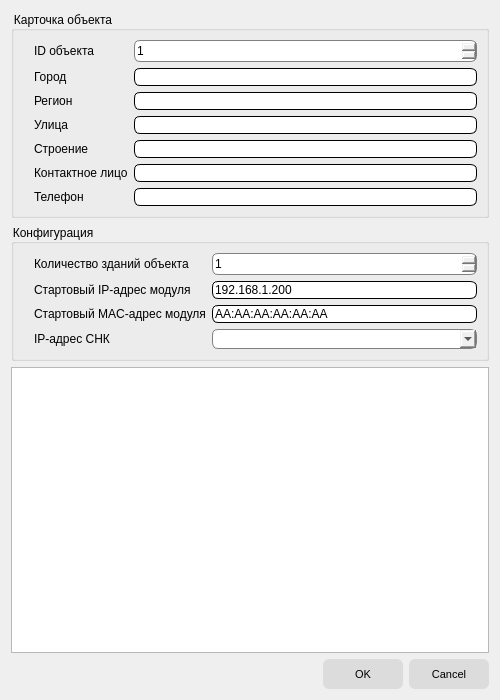
<?xml version="1.0" encoding="UTF-8"?>
<ui version="4.0">
 <class>AddGuardedObjectDialog</class>
 <widget class="QDialog" name="AddGuardedObjectDialog">
  <property name="geometry">
   <rect>
    <x>0</x>
    <y>0</y>
    <width>500</width>
    <height>700</height>
   </rect>
  </property>
  <property name="windowTitle">
   <string>Создать охраняемый объект</string>
  </property>
  <property name="styleSheet">
   <string notr="true">QWidget
{
	font-size: 9pt;
}

QPushButton
{
	background-color: rgb(220, 220, 220);
	border: none;
	border-radius: 6px;
	min-width: 80px;	
	min-height: 30px;
	font-size: 8pt;
}

QPushButton:hover
{
	border-top: 1px solid black;
	border-left: 1px solid black;
	border-right: 2px outset black;
	border-bottom: 2px outset black;
}

QPushButton:pressed
{
	border: 2px inset black;
}

QLineEdit
{
	border: 1px solid black;
	border-radius: 6px;
}

QSpinBox
{
	border-radius: 6px;
	border: 1px solid gray;
	min-height: 20px;
	min-width: 60px;
}

QComboBox
{
	border-radius: 6px;
	border: 1px solid gray;
	min-width: 120px;
	min-height: 18px;
}

#wgtContainer
{
	background-color: rgb(255, 255, 255);
}

</string>
  </property>
  <layout class="QVBoxLayout" name="verticalLayout">
   <item>
    <widget class="QGroupBox" name="groupBox">
     <property name="title">
      <string>Карточка объекта</string>
     </property>
     <layout class="QGridLayout" name="gridLayout">
      <property name="leftMargin">
       <number>20</number>
      </property>
      <item row="0" column="0">
       <widget class="QLabel" name="label_8">
        <property name="font">
         <font>
          <pointsize>9</pointsize>
         </font>
        </property>
        <property name="text">
         <string>ID объекта</string>
        </property>
        <property name="alignment">
         <set>Qt::AlignLeading|Qt::AlignLeft|Qt::AlignVCenter</set>
        </property>
       </widget>
      </item>
      <item row="0" column="1">
       <widget class="QSpinBox" name="sbObjectId">
        <property name="font">
         <font>
          <pointsize>9</pointsize>
         </font>
        </property>
        <property name="minimum">
         <number>1</number>
        </property>
        <property name="maximum">
         <number>99</number>
        </property>
       </widget>
      </item>
      <item row="1" column="0">
       <widget class="QLabel" name="label_2">
        <property name="font">
         <font>
          <pointsize>9</pointsize>
         </font>
        </property>
        <property name="text">
         <string>Город</string>
        </property>
        <property name="alignment">
         <set>Qt::AlignLeading|Qt::AlignLeft|Qt::AlignVCenter</set>
        </property>
       </widget>
      </item>
      <item row="1" column="1">
       <widget class="QLineEdit" name="leCity">
        <property name="font">
         <font>
          <pointsize>9</pointsize>
         </font>
        </property>
       </widget>
      </item>
      <item row="2" column="0">
       <widget class="QLabel" name="label_5">
        <property name="font">
         <font>
          <pointsize>9</pointsize>
         </font>
        </property>
        <property name="text">
         <string>Регион</string>
        </property>
        <property name="alignment">
         <set>Qt::AlignLeading|Qt::AlignLeft|Qt::AlignVCenter</set>
        </property>
       </widget>
      </item>
      <item row="2" column="1">
       <widget class="QLineEdit" name="leRegion">
        <property name="font">
         <font>
          <pointsize>9</pointsize>
         </font>
        </property>
       </widget>
      </item>
      <item row="3" column="0">
       <widget class="QLabel" name="label_10">
        <property name="font">
         <font>
          <pointsize>9</pointsize>
         </font>
        </property>
        <property name="text">
         <string>Улица</string>
        </property>
        <property name="alignment">
         <set>Qt::AlignLeading|Qt::AlignLeft|Qt::AlignVCenter</set>
        </property>
       </widget>
      </item>
      <item row="3" column="1">
       <widget class="QLineEdit" name="leStreet">
        <property name="font">
         <font>
          <pointsize>9</pointsize>
         </font>
        </property>
       </widget>
      </item>
      <item row="4" column="0">
       <widget class="QLabel" name="label_11">
        <property name="font">
         <font>
          <pointsize>9</pointsize>
         </font>
        </property>
        <property name="text">
         <string>Строение</string>
        </property>
        <property name="alignment">
         <set>Qt::AlignLeading|Qt::AlignLeft|Qt::AlignVCenter</set>
        </property>
       </widget>
      </item>
      <item row="4" column="1">
       <widget class="QLineEdit" name="leBuilding">
        <property name="font">
         <font>
          <pointsize>9</pointsize>
         </font>
        </property>
       </widget>
      </item>
      <item row="5" column="0">
       <widget class="QLabel" name="label_3">
        <property name="font">
         <font>
          <pointsize>9</pointsize>
         </font>
        </property>
        <property name="text">
         <string>Контактное лицо</string>
        </property>
        <property name="alignment">
         <set>Qt::AlignLeading|Qt::AlignLeft|Qt::AlignVCenter</set>
        </property>
       </widget>
      </item>
      <item row="5" column="1">
       <widget class="QLineEdit" name="leContactName">
        <property name="font">
         <font>
          <pointsize>9</pointsize>
         </font>
        </property>
       </widget>
      </item>
      <item row="6" column="0">
       <widget class="QLabel" name="label_4">
        <property name="font">
         <font>
          <pointsize>9</pointsize>
         </font>
        </property>
        <property name="text">
         <string>Телефон</string>
        </property>
        <property name="alignment">
         <set>Qt::AlignLeading|Qt::AlignLeft|Qt::AlignVCenter</set>
        </property>
       </widget>
      </item>
      <item row="6" column="1">
       <widget class="QLineEdit" name="lePhone">
        <property name="font">
         <font>
          <pointsize>9</pointsize>
         </font>
        </property>
       </widget>
      </item>
     </layout>
    </widget>
   </item>
   <item>
    <widget class="QGroupBox" name="groupBox_2">
     <property name="title">
      <string>Конфигурация</string>
     </property>
     <layout class="QGridLayout" name="gridLayout_2">
      <property name="leftMargin">
       <number>20</number>
      </property>
      <item row="0" column="0">
       <widget class="QLabel" name="label">
        <property name="font">
         <font>
          <pointsize>9</pointsize>
         </font>
        </property>
        <property name="text">
         <string>Количество зданий объекта</string>
        </property>
        <property name="alignment">
         <set>Qt::AlignLeading|Qt::AlignLeft|Qt::AlignVCenter</set>
        </property>
       </widget>
      </item>
      <item row="0" column="1">
       <widget class="QSpinBox" name="sbBuildCount">
        <property name="font">
         <font>
          <pointsize>9</pointsize>
         </font>
        </property>
        <property name="minimum">
         <number>1</number>
        </property>
        <property name="maximum">
         <number>99</number>
        </property>
       </widget>
      </item>
      <item row="1" column="0">
       <widget class="QLabel" name="label_6">
        <property name="font">
         <font>
          <pointsize>9</pointsize>
         </font>
        </property>
        <property name="text">
         <string>Стартовый IP-адрес модуля</string>
        </property>
       </widget>
      </item>
      <item row="1" column="1">
       <widget class="QLineEdit" name="leStartIp">
        <property name="font">
         <font>
          <pointsize>9</pointsize>
         </font>
        </property>
        <property name="text">
         <string>192.168.1.200</string>
        </property>
       </widget>
      </item>
      <item row="2" column="0">
       <widget class="QLabel" name="label_7">
        <property name="font">
         <font>
          <pointsize>9</pointsize>
         </font>
        </property>
        <property name="text">
         <string>Стартовый MAC-адрес модуля</string>
        </property>
       </widget>
      </item>
      <item row="2" column="1">
       <widget class="QLineEdit" name="leStartMac">
        <property name="font">
         <font>
          <pointsize>9</pointsize>
         </font>
        </property>
        <property name="inputMask">
         <string>HH:HH:HH:HH:HH:HH;_</string>
        </property>
        <property name="text">
         <string>AA:AA:AA:AA:AA:AA</string>
        </property>
       </widget>
      </item>
      <item row="3" column="0">
       <widget class="QLabel" name="label_9">
        <property name="font">
         <font>
          <pointsize>9</pointsize>
         </font>
        </property>
        <property name="text">
         <string>IP-адрес СНК</string>
        </property>
       </widget>
      </item>
      <item row="3" column="1">
       <widget class="QComboBox" name="cbServerIp"/>
      </item>
     </layout>
    </widget>
   </item>
   <item>
    <widget class="QScrollArea" name="scaBuildContainer">
     <property name="widgetResizable">
      <bool>true</bool>
     </property>
     <widget class="QWidget" name="scrollAreaWidgetContents">
      <property name="geometry">
       <rect>
        <x>0</x>
        <y>0</y>
        <width>480</width>
        <height>302</height>
       </rect>
      </property>
      <layout class="QVBoxLayout" name="verticalLayout_2">
       <property name="spacing">
        <number>0</number>
       </property>
       <property name="leftMargin">
        <number>0</number>
       </property>
       <property name="topMargin">
        <number>0</number>
       </property>
       <property name="rightMargin">
        <number>0</number>
       </property>
       <property name="bottomMargin">
        <number>0</number>
       </property>
       <item>
        <widget class="QWidget" name="wgtContainer" native="true">
         <layout class="QVBoxLayout" name="verticalLayout_4">
          <property name="spacing">
           <number>20</number>
          </property>
          <property name="leftMargin">
           <number>0</number>
          </property>
          <property name="topMargin">
           <number>0</number>
          </property>
          <property name="rightMargin">
           <number>0</number>
          </property>
          <property name="bottomMargin">
           <number>0</number>
          </property>
         </layout>
        </widget>
       </item>
      </layout>
     </widget>
    </widget>
   </item>
   <item>
    <widget class="QDialogButtonBox" name="buttonBox">
     <property name="font">
      <font>
       <pointsize>9</pointsize>
      </font>
     </property>
     <property name="orientation">
      <enum>Qt::Horizontal</enum>
     </property>
     <property name="standardButtons">
      <set>QDialogButtonBox::Cancel|QDialogButtonBox::Ok</set>
     </property>
    </widget>
   </item>
  </layout>
 </widget>
 <resources/>
 <connections>
  <connection>
   <sender>buttonBox</sender>
   <signal>accepted()</signal>
   <receiver>AddGuardedObjectDialog</receiver>
   <slot>accept()</slot>
   <hints>
    <hint type="sourcelabel">
     <x>229</x>
     <y>482</y>
    </hint>
    <hint type="destinationlabel">
     <x>157</x>
     <y>274</y>
    </hint>
   </hints>
  </connection>
  <connection>
   <sender>buttonBox</sender>
   <signal>rejected()</signal>
   <receiver>AddGuardedObjectDialog</receiver>
   <slot>reject()</slot>
   <hints>
    <hint type="sourcelabel">
     <x>297</x>
     <y>488</y>
    </hint>
    <hint type="destinationlabel">
     <x>286</x>
     <y>274</y>
    </hint>
   </hints>
  </connection>
 </connections>
</ui>
